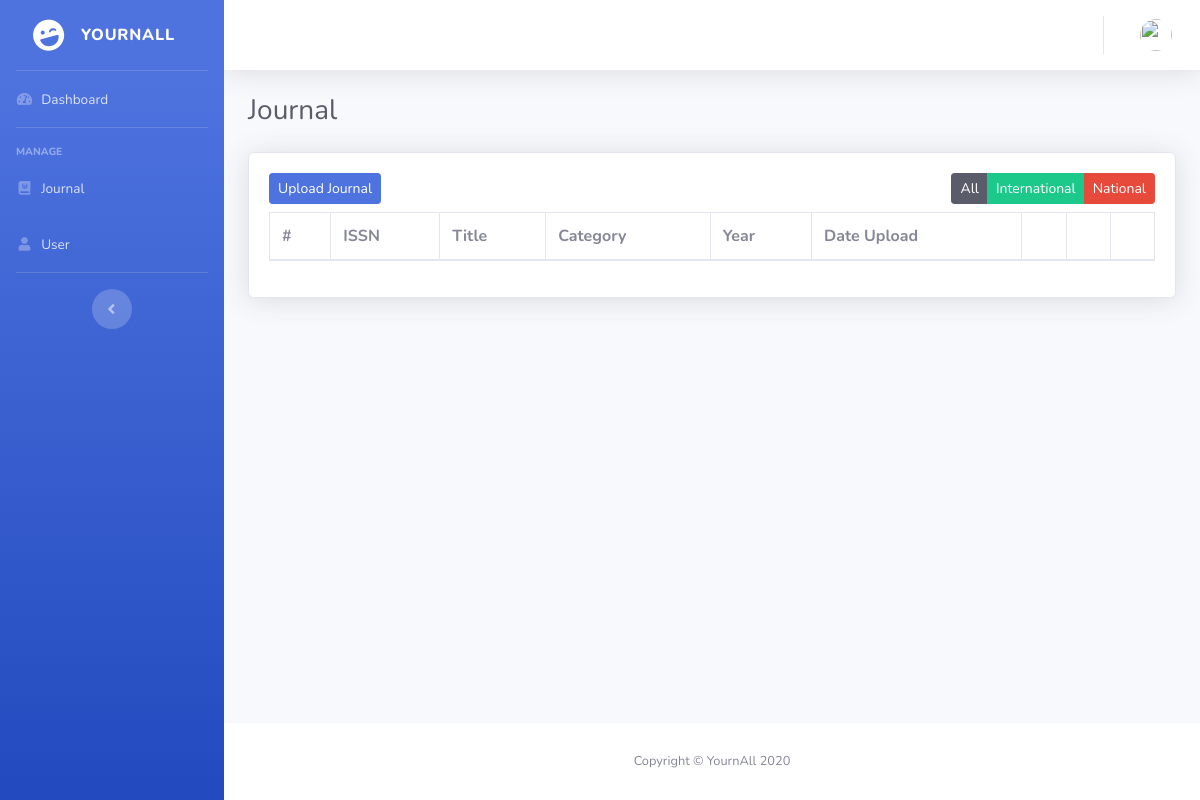
Page /index.php/administrator/journal on the earlier database version.
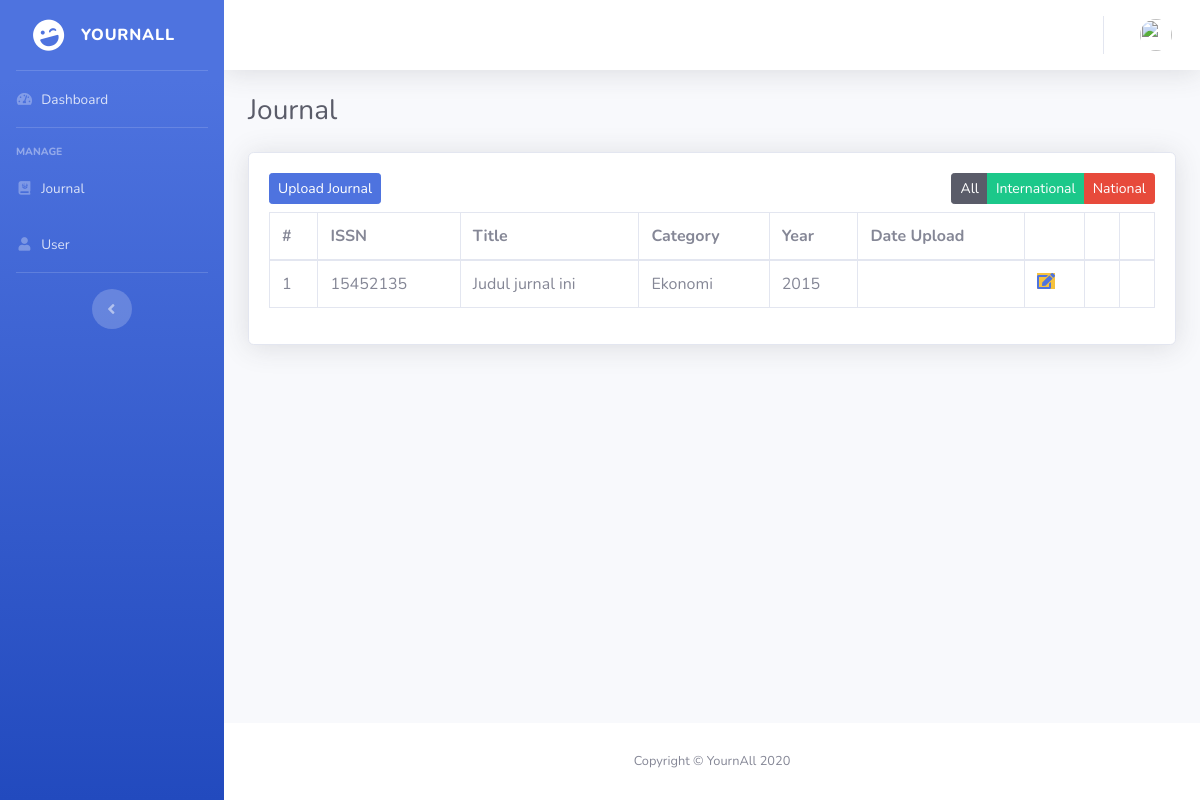
Same page on the later database version.
### tables this page shows
CREATE TABLE `journal` (
  `id` int(11) NOT NULL,
  `issn` varchar(64) NOT NULL,
  `title` varchar(256) NOT NULL,
  `type` enum('National','International') NOT NULL,
  `category` varchar(128) NOT NULL,
  `year` varchar(11) NOT NULL,
  `date_upload` varchar(50) NOT NULL,
  `file` varchar(256) NOT NULL
);

### application/controllers/administrator/Journal.php (called while the page is built, shortened)
<?php
class Journal extends CI_Controller
{
	public function index()
	{
		$data['user'] = $this->db->get_where('user', ['email' => $this->session->userdata('email')])->row_array();
		$data['journal'] = $this->m_journal->get_journal()->result();
		$this->load->view('pages/administrator/templates/a_sidebar');
		$this->load->view('pages/administrator/templates/a_header', $data);
		$this->load->view('pages/administrator/v_journal', $data);
		$this->load->view('pages/administrator/templates/a_footer');
	}
}

### index.php (called while the page is built, shortened)
<?php
require_once BASEPATH.'core/CodeIgniter.php';

### application/models/m_journal.php (called while the page is built)
<?php
class m_journal extends CI_Model{
	public function get_journal()
	{
		return $this->db->get('journal');
	}
}

### application/views/pages/administrator/v_journal.php (the view)
<div class="container-fluid">
	<div class="d-sm-flex align-items-center justify-content-between mb-4">
		<h1 class="h3 mb-0 text-gray-800">Journal</h1>
	</div>
	<div class="card shadow mb-4">
	    <div class="card-body">
	    	<div class="table-responsive">
	    		<button class="btn btn-primary btn-sm mb-2">Upload Journal </button>
		        <table id="tabel-jurnal" class="table table-bordered">
			        <div class="btn-group float-right" role="group" aria-label="Sort By">
						<a href="<?= base_url('journal/get_journal') ?>" class="btn btn-dark btn-sm">All</a>
						<a href="<?= base_url('journal/journal_int') ?>" class="btn btn-success btn-sm">International</a>
						<a href="<?= base_url('journal/journal_nat') ?>" class="btn btn-danger btn-sm">National</a>
			        </div><br>
			        <thead>
			        <tr>
						<th>#</th>
						<th>ISSN</th>
						<th>Title</th>
						<th>Category</th>
						<th>Year</th>
						<th>Date Upload</th>
						<th></th>
						<th></th>
						<th></th>
			        </tr>
			        </thead>
			        <tbody>
						<?php
						$no = 1;
						foreach($journal as $j){ ?>
						<tr>
							<td><?php echo $no++ ?></td>
							<td><?php echo $j->issn ?></a></td>
							<td><?php echo $j->title ?></td>
							<td><?php echo $j->category ?></td>
							<td><?php echo $j->year ?></td>
							<td><?php echo $j->date_upload ?></td>
							<td><a href="" class="fa fa-edit bg-warning"></a></td>
							<td></td>
							<td></td>
						</tr>
						<?php } ?>
			        </tbody>
			    </table>
	        </div>
	    </div>
	</div>
</div>
</div>

### application/views/pages/administrator/templates/a_sidebar.php
<body id="page-top">
  <div id="wrapper">
    <ul class="navbar-nav bg-gradient-primary sidebar sidebar-dark accordion" id="accordionSidebar">
      <a class="sidebar-brand d-flex align-items-center justify-content-center" href="index.html">
        <div class="sidebar-brand-icon rotate-n-15">
          <i class="fas fa-laugh-wink"></i>
        </div>
        <div class="sidebar-brand-text mx-3">Yournall</div>
      </a>
      <hr class="sidebar-divider my-0">
      <li class="nav-item">
        <a class="nav-link" href="<?= base_url('administrator/dashboard'); ?>">
          <i class="fas fa-fw fa-tachometer-alt"></i>
          <span>Dashboard</span></a>
      </li>
      <hr class="sidebar-divider">
      <div class="sidebar-heading">
        Manage
      </div>
      <li class="nav-item">
        <a class="nav-link" href="<?= base_url('administrator/journal'); ?>">
          <i class="fas fa-fw fa-journal-whills"></i>
          <span>Journal</span></a>
      </li>
      <li class="nav-item">
        <a class="nav-link" href="<?= base_url('administrator/user'); ?>">
          <i class="fas fa-fw fa-user"></i>
          <span>User</span></a>
      </li>
      <hr class="sidebar-divider d-none d-md-block">
      <div class="text-center d-none d-md-inline">
        <button class="rounded-circle border-0" id="sidebarToggle"></button>
      </div>
    </ul>

### application/views/pages/administrator/templates/a_header.php (shortened to what this page needs)
<!DOCTYPE html>
<html lang="en">
<head>
  <link href="<?php echo base_url() ?>assets/vendor/fontawesome-free/css/all.min.css" rel="stylesheet" type="text/css">
  <link href="<?php echo base_url() ?>assets/css/sb-admin-2.min.css" rel="stylesheet">
  <link href="<?php echo base_url() ?>assets/vendor/datatables/dataTables.bootstrap4.min.css" rel="stylesheet">
</head>
<div id="content-wrapper" class="d-flex flex-column">
  <div id="content">
    <nav class="navbar navbar-expand navbar-light bg-white topbar mb-4 static-top shadow">
      <ul class="navbar-nav ml-auto">
        <li class="nav-item dropdown no-arrow">
          <a class="nav-link dropdown-toggle" href="#" id="userDropdown" role="button" data-toggle="dropdown" aria-haspopup="true" aria-expanded="false">
            <img class="img-profile rounded-circle" src="<?= base_url('assets/img/profile/') . $user['photo']; ?>">
          </a>
        </li>
      </ul>
    </nav>

### application/views/pages/administrator/templates/a_footer.php (shortened to what this page needs)
  <footer class="sticky-footer bg-white">
    <div class="container my-auto">
      <div class="copyright text-center my-auto">
        <span>Copyright &copy; YournAll 2020</span>
      </div>
    </div>
  </footer>
</body>
</html>

Differences in the rows shown:
added journal: issn "15452135", title "Judul jurnal ini", category "Ekonomi", year "2015"
